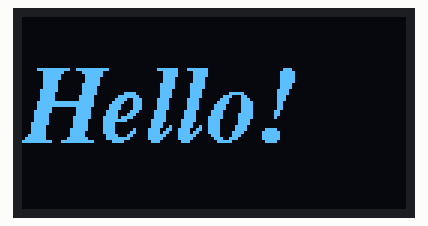
Recording of a program running on a simulated Seeed XIAO ESP32-C3. Shown: 128×64 one-colour display.

Above: at 0.1 s.

The program:

main.cpp
```cpp
#include <Arduino.h>
#include <Wire.h>
#include <Adafruit_GFX.h>
#include <Adafruit_SSD1306.h>
#include <Fonts/FreeSerifBoldItalic18pt7b.h>  // Example custom font

#define SCREEN_WIDTH 128
#define SCREEN_HEIGHT 64

// I2C address for most SSD1306 OLEDs is 0x3C
#define OLED_RESET    -1
Adafruit_SSD1306 display(SCREEN_WIDTH, SCREEN_HEIGHT, &Wire, OLED_RESET);

void setup() {
  Serial.begin(115200);

  // Wire begin with correct pins for XIAO ESP32C3
  Wire.begin(6, 7); // SDA = 6, SCL = 7

  if(!display.begin(SSD1306_SWITCHCAPVCC, 0x3C)) {
    Serial.println("SSD1306 allocation failed");
    while (1);
  }

  display.clearDisplay();
  display.setTextColor(SSD1306_WHITE);

  // Use custom font
  display.setFont(&FreeSerifBoldItalic18pt7b);
  display.setCursor(0, 40); // y is baseline
  display.println("Hello!");
  display.display();
}

void loop() {
  // nothing here
}
```
